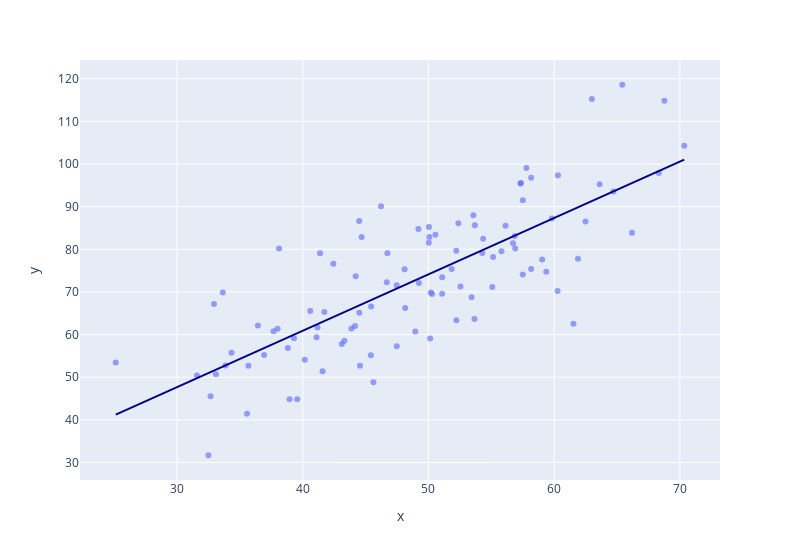

The cell this chart's notebook holds for it:
### Code cell
import plotly.express as px

fig = px.scatter(x=x, y=y,
                 opacity=0.65,
                trendline='ols',
                 trendline_color_override='darkblue',
                 width=800
                )
fig.show()
